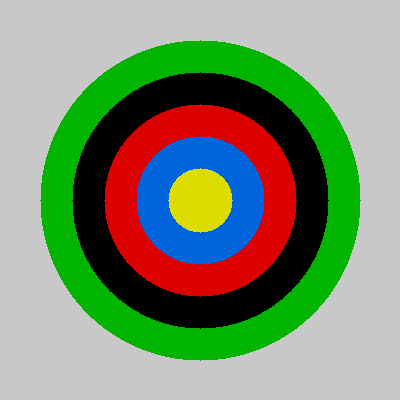
#> input picture raspberry/victim_detection/teste_sintetico.png, 400 x 400 px
$ python -i cognitive_target.py   (imports and definitions only)
#> lines starting #> are read from the running program, lines starting #| are printed output that depends on the picture
#> further down, picture is the input picture: shape (400, 400, 3); mean B, G, R 112.8, 142.5, 126
"""
cognitive_target.py — Deteção de cognitive targets (anéis concêntricos).

Regras 2026:
  - Círculo com 5cm de diâmetro, 5 anéis concêntricos
  - Anéis de dentro para fora: Ø 1cm, 2cm, 3cm, 4cm, 5cm
  - Cores possíveis: Preto(-2), Vermelho(-1), Amarelo(0), Verde(+1), Azul(+2)
  - Soma dos 5 anéis: 0=Unharmed, 1=Stable, 2=Harmed
  - Soma fora de {0,1,2} → FALSO ALVO (não identificar!)

Abordagem:
  1. Pré-processamento: blur + HSV
  2. Deteção de círculos: HoughCircles ou deteção de contorno circular
  3. Amostragem radial: 5 distâncias proporcionais do centro
  4. Classificação de cor em HSV
  5. Soma e validação

Testável no PC:
  python -m victim_detection.test_cognitive --webcam
  python -m victim_detection.test_cognitive --image foto.jpg
"""

import numpy as np
import cv2
import math


# ═══════════════════════════════════════════════════════════════════════════════
# MAPEAMENTO COR → VALOR
# ═══════════════════════════════════════════════════════════════════════════════

COLOR_VALUES = {
    "black":  -2,
    "red":    -1,
    "yellow":  0,
    "green":   1,
    "blue":    2,
}

# Status por soma
SUM_TO_STATUS = {
    0: ("unharmed", 0),
    1: ("stable",   1),
    2: ("harmed",   2),
}

# ═══════════════════════════════════════════════════════════════════════════════
# THRESHOLDS HSV (ajustáveis — calibrar no local da competição)
# ═══════════════════════════════════════════════════════════════════════════════
# Formato: (H_min, S_min, V_min, H_max, S_max, V_max)
# OpenCV usa H: 0-179, S: 0-255, V: 0-255

DEFAULT_HSV_RANGES = {
    "black":  {"v_max": 60},                        # Muito escuro
    "red":    {"h_ranges": [(0, 10), (170, 179)],    # Vermelho wraparound
               "s_min": 70, "v_min": 50},
    "yellow": {"h_min": 18, "h_max": 38,
               "s_min": 70, "v_min": 80},
    "green":  {"h_min": 36, "h_max": 90,
               "s_min": 40, "v_min": 40},
    "blue":   {"h_min": 90, "h_max": 135,
               "s_min": 50, "v_min": 40},
}


# ═══════════════════════════════════════════════════════════════════════════════
# CLASSIFICADOR DE COR
# ═══════════════════════════════════════════════════════════════════════════════

def classify_color_hsv(h: float, s: float, v: float,
                       hsv_ranges: dict = None) -> str:
    """
    Classifica uma cor HSV numa das 5 categorias.

    Args:
        h, s, v: valores HSV (H: 0-179, S: 0-255, V: 0-255)
        hsv_ranges: thresholds customizados (ou None para defaults)

    Returns:
        "black" | "red" | "yellow" | "green" | "blue"
    """
    if hsv_ranges is None:
        hsv_ranges = DEFAULT_HSV_RANGES

    # 1. Preto: valor muito baixo (independente de H e S)
    if v <= hsv_ranges["black"]["v_max"]:
        return "black"

    # 2. Vermelho: H perto de 0 ou perto de 179 (wraparound)
    red_cfg = hsv_ranges["red"]
    if s >= red_cfg["s_min"] and v >= red_cfg["v_min"]:
        for h_min, h_max in red_cfg["h_ranges"]:
            if h_min <= h <= h_max:
                return "red"

    # 3. Amarelo
    ycfg = hsv_ranges["yellow"]
    if ycfg["h_min"] <= h <= ycfg["h_max"] and s >= ycfg["s_min"] and v >= ycfg["v_min"]:
        return "yellow"

    # 4. Verde
    gcfg = hsv_ranges["green"]
    if gcfg["h_min"] <= h <= gcfg["h_max"] and s >= gcfg["s_min"] and v >= gcfg["v_min"]:
        return "green"

    # 5. Azul
    bcfg = hsv_ranges["blue"]
    if bcfg["h_min"] <= h <= bcfg["h_max"] and s >= bcfg["s_min"] and v >= bcfg["v_min"]:
        return "blue"

    # Fallback: se S muito baixo e V alto → branco (não é uma cor válida)
    # Se V baixo → preto-ish
    if v < 100:
        return "black"

    # Se nenhum match, retorna a cor mais próxima por distância H
    # (isto é um fallback robusto para iluminação não ideal)
    if s < 40:
        return "black"  # Dessaturado = provavelmente preto/branco mal iluminado

    return "yellow"  # Fallback seguro (valor 0, neutro)


def classify_color_region(hsv_img: np.ndarray, mask: np.ndarray) -> tuple:
    """
    Classifica a cor dominante numa região mascarada de uma imagem HSV.

    Usa votação por pixel: cada pixel é classificado individualmente e a cor
    com mais votos ganha. Muito mais robusto a contaminação de bordas do que
    usar a mediana do HSV.

    Args:
        hsv_img: imagem em HSV
        mask: máscara binária da região de interesse

    Returns:
        (cor_str, confiança)
        A confiança é a fração de pixels que votaram na cor vencedora.
    """
    pixels = hsv_img[mask > 0]

    # OTIMIZAÇÃO: Limitar o número de píxeis para evitar lentidão extrema no loop Python
    MAX_PIXELS = 150
    total_pixels = len(pixels)
    if total_pixels > MAX_PIXELS:
        step = total_pixels // MAX_PIXELS
        pixels = pixels[::step]
        # Garantir que não ultrapassamos muito o limite
        if len(pixels) > MAX_PIXELS:
            pixels = pixels[:MAX_PIXELS]

    if len(pixels) < 3:
        return "black", 0.0

    # Classifica cada pixel individualmente
    h = pixels[:, 0].astype(int)
    s = pixels[:, 1].astype(int)
    v = pixels[:, 2].astype(int)

    colors_list = []
    for idx in range(len(pixels)):
        colors_list.append(classify_color_hsv(h[idx], s[idx], v[idx]))

    # Contagem de votos
    votes: dict = {}
    for c in colors_list:
        votes[c] = votes.get(c, 0) + 1

    # Cor vencedora e confiança = fracção de votos
    winner = max(votes, key=votes.get)
    confidence = round(votes[winner] / len(pixels), 3)

    return winner, confidence


# ═══════════════════════════════════════════════════════════════════════════════
# DETETOR PRINCIPAL
# ═══════════════════════════════════════════════════════════════════════════════

class CognitiveTargetDetector:
    """
    Deteta cognitive targets (anéis concêntricos coloridos) em frames de câmara.
    """

    # Proporções radiais dos 5 anéis (relativas ao raio total)
    # Anel 1 (centro): 0 a 0.2R, Anel 2: 0.2R a 0.4R, etc.
    RING_RATIOS = [0.0, 0.2, 0.4, 0.6, 0.8, 1.0]

    def __init__(self, confidence: float = 0.5, hsv_ranges: dict = None):
        """
        Args:
            confidence: threshold mínimo de confiança média dos anéis
            hsv_ranges: thresholds HSV customizados (ou None para defaults)
        """
        self.confidence = confidence
        self.hsv_ranges = hsv_ranges or DEFAULT_HSV_RANGES
        print(f"[COGNITIVE] Detetor inicializado (confiança mín: {confidence})")

    def _find_circles(self, frame: np.ndarray) -> list:
        """
        Encontra círculos candidatos na imagem.

        Returns:
            Lista de (cx, cy, radius) ordenada por confiança
        """
        gray = cv2.cvtColor(frame, cv2.COLOR_BGR2GRAY) if len(frame.shape) == 3 else frame
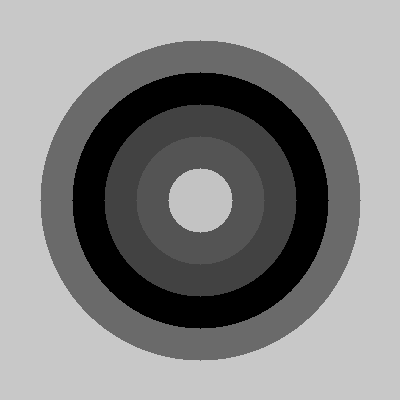
#> gray: shape (400, 400); min 0, max 200, mean 134.3
        blurred = cv2.GaussianBlur(gray, (9, 9), 2)
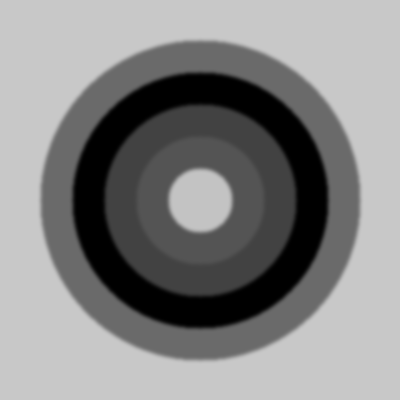
#> blurred: shape (400, 400); min 0, max 200, mean 134.3

        h, w = blurred.shape[:2]
#> h = 400; w = 400
        min_radius = max(10, int(min(h, w) * 0.03))
#> min_radius = 12
        max_radius = int(min(h, w) * 0.4)
#> max_radius = 160

        circles = cv2.HoughCircles(
            blurred,
            cv2.HOUGH_GRADIENT,
            dp=1.2,
            minDist=max(30, min_radius * 2),
            param1=80,
            param2=30,  # Reduzido de 40 para 30 para detetar alvos ligeiramente de lado (elipses)
            minRadius=min_radius,
            maxRadius=max_radius,
        )
#> circles = [[211.8, 211.8, 144.2], [183, 199.8, 143.4], [220.2, 174.6, 127.6], [189, 169.8, 127.6], [183, 229.8, 126.1], [153, 211.8, 79.8], [210.6, 241.8, 117.7], [241.8, 210.6, 117.7]]

        if circles is None:
            return []

        result = []
        for c in circles[0]:
            cx, cy, r = int(c[0]), int(c[1]), int(c[2])

            # Verifica que o círculo está dentro da imagem
            if cx - r < 0 or cy - r < 0 or cx + r >= w or cy + r >= h:
                continue

            result.append((cx, cy, r))
#> this loop made 8 passes
#> (c, cx, cy, r) on passes 1 to 8: ([211.8, 211.8, 144.2], 211, 211, 144), ([183, 199.8, 143.4], 183, 199, 143), ([220.2, 174.6, 127.6], 220, 174, 127), ([189, 169.8, 127.6], 189, 169, 127), ([183, 229.8, 126.1], 183, 229, 126), ([153, 211.8, 79.8], 153, 211, 79), ([210.6, 241.8, 117.7], 210, 241, 117), ([241.8, 210.6, 117.7], 241, 210, 117)
#> after the loop, result = [(211, 211, 144), (183, 199, 143), (220, 174, 127), (189, 169, 127), (183, 229, 126), (153, 211, 79), (210, 241, 117), (241, 210, 117)]

        # OTIMIZAÇÃO: O HoughCircles já retorna os círculos ordenados por votos (confiança).
        # Limitamos aos 3 melhores para não perder tempo com eventuais falsos círculos no fundo.
        return result[:3]

    def _analyze_rings(self, frame: np.ndarray, cx: int, cy: int, radius: int) -> tuple:
        """
        Analisa as 5 zonas concêntricas de um círculo detetado.

        Args:
            frame: imagem BGR original
            cx, cy: centro do círculo
            radius: raio do círculo exterior

        Returns:
            (rings_info, avg_confidence) onde rings_info é lista de dicts
        """
        h_img, w_img = frame.shape[:2]

        # OTIMIZAÇÃO: Recortar a área do alvo para não processar a imagem toda em HSV e Máscaras
        x1 = max(0, cx - radius)
        y1 = max(0, cy - radius)
        x2 = min(w_img, cx + radius)
        y2 = min(h_img, cy + radius)

        roi_bgr = frame[y1:y2, x1:x2]
        hsv = cv2.cvtColor(roi_bgr, cv2.COLOR_BGR2HSV)
        roi_h, roi_w = hsv.shape[:2]

        # Centro relativo ao ROI
        rel_cx = cx - x1
        rel_cy = cy - y1

        rings = []
        confidences = []

        for i in range(5):
            # Limites radiais deste anel
            r_inner = int(radius * self.RING_RATIOS[i])
            r_outer = int(radius * self.RING_RATIOS[i + 1])

            # Cria máscara anelar restrita ao ROI
            mask = np.zeros((roi_h, roi_w), dtype=np.uint8)
            cv2.circle(mask, (rel_cx, rel_cy), r_outer, 255, -1)
            if r_inner > 0:
                cv2.circle(mask, (rel_cx, rel_cy), r_inner, 0, -1)

            # Classifica cor
            color, conf = classify_color_region(hsv, mask)

            rings.append({
                "ring": i + 1,
                "color": color,
                "value": COLOR_VALUES[color],
                "confidence": conf,
                "r_inner": r_inner,
                "r_outer": r_outer,
            })
            confidences.append(conf)

        avg_conf = np.mean(confidences) if confidences else 0.0
        return rings, avg_conf

    def detect(self, frame: np.ndarray) -> dict | None:
        """
        Deteta um cognitive target no frame.

        Args:
            frame: numpy array BGR (h, w, 3)

        Returns:
            dict com {"rings", "colors", "values", "sum", "status", "kits",
                      "confidence", "center", "radius"}
            ou None se nenhum target válido detetado.
        """
        circles = self._find_circles(frame)
#> circles = [(211, 211, 144), (183, 199, 143), (220, 174, 127)]

        best_result = None
        best_conf = 0.0

        for (cx, cy, r) in circles:
            rings, avg_conf = self._analyze_rings(frame, cx, cy, r)

            if avg_conf < self.confidence:
                continue

            # Calcula soma
            values = [ring["value"] for ring in rings]
            colors = [ring["color"] for ring in rings]
            total = sum(values)

            # Valida: soma tem de ser 0, 1 ou 2 para ser vítima real
            if total not in SUM_TO_STATUS:
                # FALSO ALVO — não identificar!
                continue

            status, kits = SUM_TO_STATUS[total]

            if avg_conf > best_conf:
                best_conf = avg_conf
                best_result = {
                    "rings": rings,
                    "colors": colors,
                    "values": values,
                    "sum": total,
                    "status": status,
                    "kits": kits,
                    "confidence": round(avg_conf, 3),
                    "center": (cx, cy),
                    "radius": r,
                }
#> this loop made 3 passes
#> (cx, cy, r, h_img in _analyze_rings, w_img in _analyze_rings, x1 in _analyze_rings, y1 in _analyze_rings, x2 in _analyze_rings) on pass 1: (211, 211, 144, 400, 400, 67, 67, 355)
#> pass 1, in _analyze_rings, `roi_bgr = frame[y1:y2, x1:x2]`:
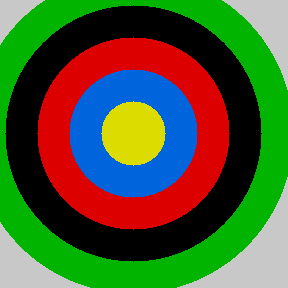
#> roi_bgr: shape (288, 288, 3); mean B, G, R 48.4, 90.8, 74
#> pass 2, in _analyze_rings (call 2), `roi_bgr = frame[y1:y2, x1:x2]`:
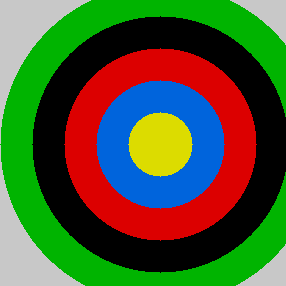
#> roi_bgr: shape (286, 286, 3); mean B, G, R 48.8, 89.7, 74.7

        return best_result

    # [133 lines left out: functions detect_all, detect_debug, generate_test_target, _color_name_to_bgr, not called in this run]

>>> import cv2
>>> picture = cv2.imread('teste_sintetico.png')
>>> result = CognitiveTargetDetector().detect(picture)
